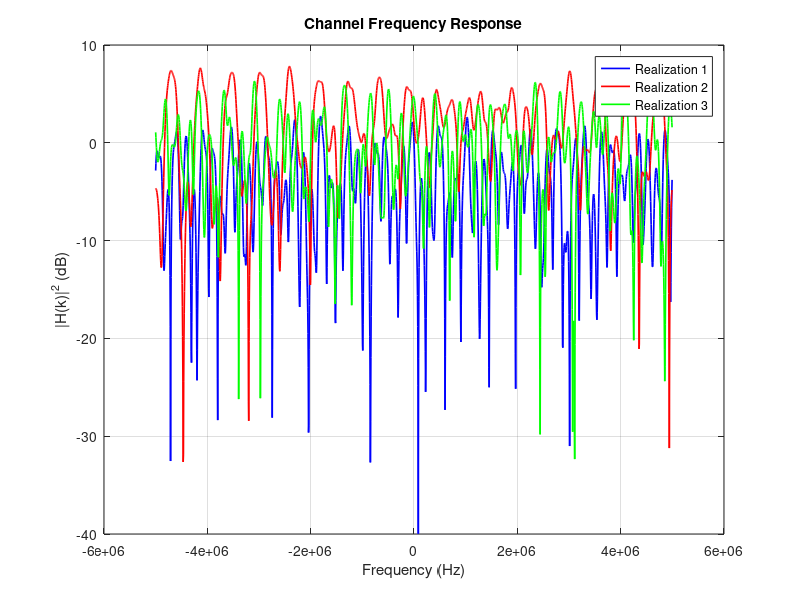
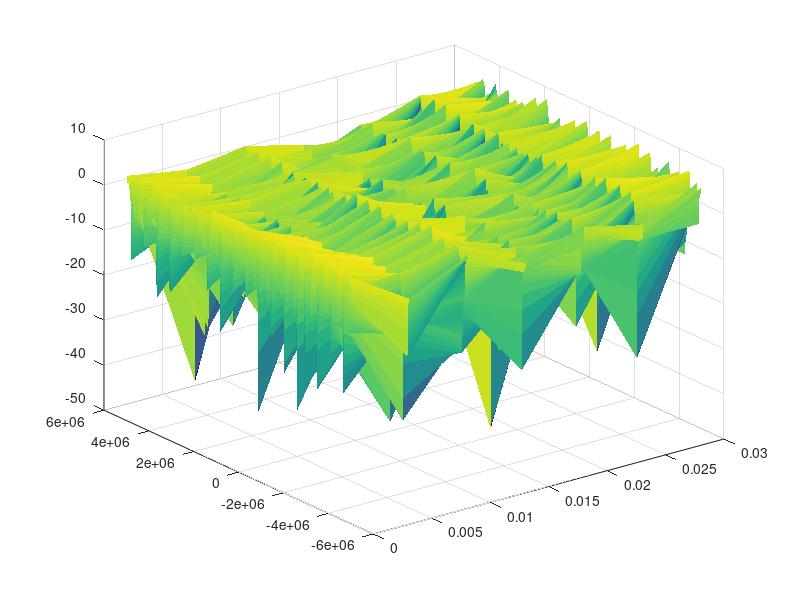

MATLAB code to generate these figures, in order: (Note: this script raises an error after producing the figures.)
gain_db = [-2,0,-1,-6,-9,-14];
delay_us = [0,1.8,3.5,5.7,8.1,12.3];

fs = 1e7;
Ts_us = 0.1;

lin_gain = 10.^(gain_db./10);
lin_gain_norm = lin_gain / sum(lin_gain);

delay_samples = round(delay_us./Ts_us);

channel_length = max(delay_samples)+1;
channel_resp_1 = zeros(1,channel_length);
channel_resp_2 = zeros(1,channel_length);
channel_resp_3 = zeros(1,channel_length);

for i=1:6
channel_resp_1(delay_samples(i)+1) = sqrt(lin_gain_norm(i)/2) * (randn(1,1) + 1j*randn(1,1));
channel_resp_2(delay_samples(i)+1) = sqrt(lin_gain_norm(i)/2) * (randn(1,1) + 1j*randn(1,1));
channel_resp_3(delay_samples(i)+1) = sqrt(lin_gain_norm(i)/2) * (randn(1,1) + 1j*randn(1,1));
end

N=2048;

freq_resp_channel_1 = fft(channel_resp_1,N);
freq_resp_channel_2 = fft(channel_resp_2,N);
freq_resp_channel_3 = fft(channel_resp_3,N);
freq_arr = (-N/2:N/2-1)./N .*fs ;  

figure;
% Plot the first channel and tell MATLAB to hold the axes
plot(freq_arr, fftshift(10*log10(abs(freq_resp_channel_1).^2)), 'b', 'LineWidth', 1.2);
hold on; 

% Plot the second and third channels (they will now overlay)
plot(freq_arr, fftshift(10*log10(abs(freq_resp_channel_2).^2)), 'r', 'LineWidth', 1.2);
plot(freq_arr, fftshift(10*log10(abs(freq_resp_channel_3).^2)), 'g', 'LineWidth', 1.2);

% Add a legend to identify the realizations
legend('Realization 1', 'Realization 2', 'Realization 3');

title('Channel Frequency Response');
xlabel('Frequency (Hz)');
ylabel('|H(k)|^2 (dB)');
grid on;
%exportgraphics(gcf, 'frequency_selective.pdf', 'ContentType', 'vector');

% Optional: Release the hold so future plots don't accidentally draw here
hold off;

%% Question 3
function sos_channel = sos_model(M,N,Ts,fd)
    time = (0:N-1)*Ts;
    Z_c = zeros(1,N);
    Z_s = zeros(1,N);
    for i=1:M
        theta = -pi + 2*pi*rand(1,1);
        phi_i = -pi + 2*pi*rand(1,1);
        psi_i = -pi + 2*pi*rand(1,1);
        alpha_i = (2*pi*i - pi +  theta)./(4*M);
        Z_c = Z_c + sqrt(2/M)*cos(2*pi*fd.*time.*cos(alpha_i)+phi_i);
        Z_s = Z_s + sqrt(2/M)*cos(2*pi*fd.*time.*sin(alpha_i)+psi_i);
    end    
    sos_channel = Z_c + 1j*Z_s;
end

N_time=7; % Time axis and delay axis will be channel length
channel_resp = zeros(channel_length,N_time);
Ts_for_plot = 5e-3;
fd = 90;

for delay_index=1:6
channel_for_specific_delay = sos_model(100,N_time,Ts_for_plot,fd);
channel_resp(delay_samples(delay_index)+1,:) = sqrt(lin_gain_norm(delay_index)/2) .* channel_for_specific_delay;
end

freq_response_channel = fft(channel_resp,2048,1);
H_mag_dB = 10*log10(abs(fftshift(freq_response_channel, 1)).^2);

time_arr = (0:N_time-1)*Ts_for_plot;

figure;
% Create the 3D surface
% 'EdgeColor', 'none' is crucial! Without it, the black grid lines 
% will completely color over the dense 2048-point plot.
surf(time_arr, freq_arr, H_mag_dB, 'EdgeColor', 'none'); 

% --- Professional Formatting ---
colormap(parula); % Adds a clean color gradient based on height
colorbar;         % Adds a scale on the side

title('Time-Varying Frequency-Selective Fading Channel for 90Hz Doppler');
xlabel('Time (seconds)');
ylabel('Frequency (Hz)');
zlabel('|H(f, t)|^2 (dB)');

% Adjust the default camera viewing angle for the best perspective
% view(Azimuth, Elevation)
view(-45, 45); 
grid on;
%exportgraphics(gcf, '3d_freq_time_varying.png', 'Resolution', 300);
